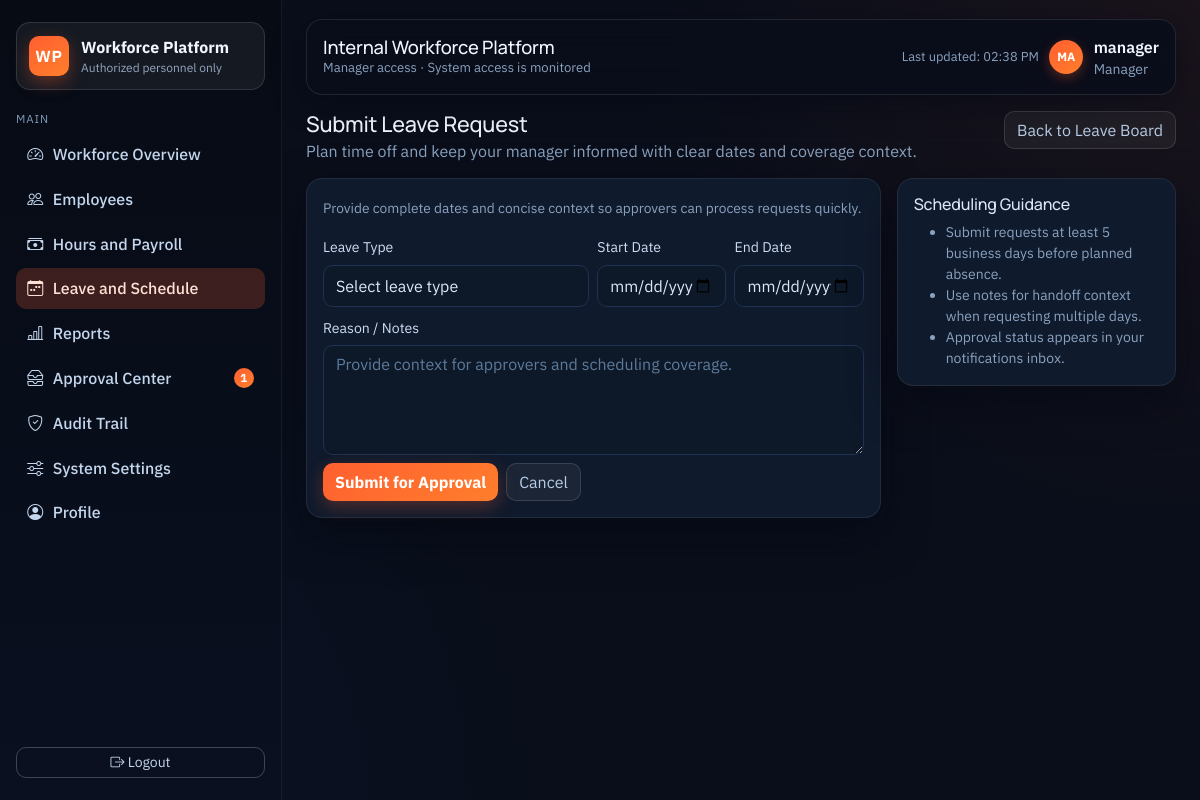
The page /leave/new (signed in) on the database its author committed.
### app/models.py (models this page shows, shortened)
class User(UserMixin, db.Model):
    __tablename__ = "users"
    id = db.Column(db.Integer, primary_key=True)
    username = db.Column(db.String(120), unique=True, nullable=False)
    password_hash = db.Column(db.String(255), nullable=False)
    role = db.Column(db.String(30), nullable=False, default=Role.EMPLOYEE)
    employee_id = db.Column(db.Integer, db.ForeignKey("employees.id"), nullable=True, unique=True)
    created_at = db.Column(db.DateTime, default=datetime.utcnow)
    employee = db.relationship("Employee", back_populates="user", lazy="joined")
    notifications = db.relationship(
        "Notification",
        back_populates="user",
        cascade="all, delete-orphan",
        lazy="select",
    )
    audit_entries = db.relationship(
        "AuditLog",
        back_populates="user",
        cascade="all, delete-orphan",
        lazy="select",
    )
    def has_admin_access(self) -> bool:
        return self.role in Role.ADMIN_LIKE

### app/routes/leaves.py (the view, shortened to what this page needs)
@leave_bp.route("/new", methods=("GET", "POST"))
@login_required
def submit():
    employee = get_current_employee()
    if employee is None:
        flash("Your account is not linked to an employee profile.", "error")
        return redirect(url_for("leave.index"))
    return render_template("leave_form.html", active_page="leave", employee=employee)

### app/models.py (called while the page is built)
    @classmethod
    def label(cls, role: str) -> str:
        mapping = {
            cls.EXECUTIVE: "Executive",
            cls.ADMIN: "Administrator",
            cls.HR: "HR",
            cls.PAYROLL: "Payroll Admin",
            cls.MANAGER: "Manager",
            cls.EMPLOYEE: "Employee",
        }
        if not role:
            return "Unknown"
        return mapping.get(role, role.title())

### app/routes/auth.py (called while the page is built)
@login_manager.user_loader
def load_user(user_id):
    return User.query.get(int(user_id))

### app/utils.py (called while the page is built)
def get_current_employee():
    if current_user.is_authenticated and current_user.employee_id:
        return Employee.query.options(joinedload(Employee.department)).get(current_user.employee_id)
    return None

### app/templates/leave_form.html (shortened to what this page needs)
{% extends "base.html" %}
{% import "_components.html" as ui %}
{% block content %}
{% call ui.page_header('Submit Leave Request', 'Plan time off and keep your manager informed with clear dates and coverage context.') %}
  <a class="btn btn-ghost" href="{{ url_for('leave.index') }}">Back to Leave Board</a>
{% endcall %}
<div class="row g-3">
  <div class="col-lg-8">
    <div class="surface-card">
      <p class="section-note mb-3">Provide complete dates and concise context so approvers can process requests quickly.</p>
      <form method="post" class="row g-2">
        <div class="col-md-6">
          <label class="form-label">Leave Type</label>
          <select name="request_type" class="form-select" required>
            <option value="">Select leave type</option>
          </select>
        </div>
        <div class="col-md-3"><label class="form-label">Start Date</label><input name="start_date" type="date" class="form-control" required /></div>
        <div class="col-md-3"><label class="form-label">End Date</label><input name="end_date" type="date" class="form-control" required /></div>
        <div class="col-12">
          <label class="form-label">Reason / Notes</label>
          <textarea name="reason" rows="4" class="form-control" placeholder="Provide context for approvers and scheduling coverage."></textarea>
        </div>
        <div class="col-12 d-flex gap-2 mt-2">
          <button class="btn btn-primary" type="submit">Submit for Approval</button>
          <a class="btn btn-ghost" href="{{ url_for('leave.index') }}">Cancel</a>
        </div>
      </form>
    </div>
  </div>
  <div class="col-lg-4">
    <div class="surface-card">
      <h3 class="h6">Scheduling Guidance</h3>
      <ul class="small text-muted mb-0">
        <li>Submit requests at least 5 business days before planned absence.</li>
        <li>Use notes for handoff context when requesting multiple days.</li>
        <li>Approval status appears in your notifications inbox.</li>
      </ul>
    </div>
  </div>
</div>
{% endblock %}

### app/templates/base.html (shortened to what this page needs)
<!doctype html>
<html lang="en">
  <head>
    <link href="https://cdn.jsdelivr.net/npm/bootstrap@5.3.2/dist/css/bootstrap.min.css" rel="stylesheet" />
    <link rel="stylesheet" href="https://cdn.jsdelivr.net/npm/bootstrap-icons@1.11.3/font/bootstrap-icons.min.css" />
    <link rel="stylesheet" href="{{ url_for('static', filename='css/site.css') }}" />
  </head>
  <body>
    {% if current_user.is_authenticated %}
      <div class="app-shell">
        <aside class="app-sidebar">
          <div>
            <div class="brand-block">
              <div class="brand-mark">WP</div>
              <div>
                <div class="brand-title">Workforce Platform</div>
                <div class="brand-caption">Authorized personnel only</div>
              </div>
            </div>
            <div class="nav-group-title">Main</div>
            <nav class="nav flex-column nav-enterprise">
              {% if current_user.has_admin_access() %}
                <a class="nav-link {% if active_page == 'dashboard' %}active{% endif %}" href="{{ url_for('employees.dashboard') }}"><i class="bi bi-speedometer2"></i> Workforce Overview</a>
                <a class="nav-link {% if active_page == 'employees' %}active{% endif %}" href="{{ url_for('employees.employee_directory') }}"><i class="bi bi-people"></i> Employees</a>
                <a class="nav-link {% if active_page == 'payroll' %}active{% endif %}" href="{{ url_for('employees.payroll') }}"><i class="bi bi-cash-stack"></i> Hours and Payroll</a>
                <a class="nav-link {% if active_page == 'leave' %}active{% endif %}" href="{{ url_for('leave.index') }}"><i class="bi bi-calendar-week"></i> Leave and Schedule</a>
                <a class="nav-link {% if active_page == 'reports' %}active{% endif %}" href="{{ url_for('reports.index') }}"><i class="bi bi-bar-chart-line"></i> Reports</a>
                <a class="nav-link {% if active_page == 'notifications' %}active{% endif %}" href="{{ url_for('notifications.index') }}"><i class="bi bi-inboxes"></i> Approval Center {% if unread_notification_count > 0 %}<span class="pill-count">{{ unread_notification_count }}</span>{% endif %}</a>
                <a class="nav-link {% if active_page == 'audit' %}active{% endif %}" href="{{ url_for('audit.index') }}"><i class="bi bi-shield-check"></i> Audit Trail</a>
                <a class="nav-link {% if active_page == 'settings' %}active{% endif %}" href="{{ url_for('employees.settings') }}"><i class="bi bi-sliders"></i> System Settings</a>
              {% endif %}
              <a class="nav-link {% if active_page == 'profile' %}active{% endif %}" href="{{ url_for('employees.profile') }}"><i class="bi bi-person-circle"></i> Profile</a>
            </nav>
          </div>
          <a class="btn btn-outline-light btn-sm" href="{{ url_for('auth.logout') }}"><i class="bi bi-box-arrow-right"></i> Logout</a>
        </aside>
        <main class="app-main">
          <header class="app-topbar">
            <div>
              <h1 class="topbar-title">{{ page_title or 'Internal Workforce Platform' }}</h1>
              <div class="topbar-caption">{{ role_label(current_user.role) }} access · System access is monitored</div>
            </div>
            <div class="topbar-user">
              <div class="text-end">
                <div class="muted-meta">Last updated: <span id="lastUpdatedLabel">just now</span></div>
              </div>
              <div class="avatar-chip">{{ current_user.username[:2]|upper }}</div>
              <div>
                <div class="fw-semibold" style="color:#f0f5ff">{{ current_user.username }}</div>
                <div class="small text-muted">{{ role_label(current_user.role) }}</div>
              </div>
            </div>
          </header>
          <section class="app-content">
    {% endif %}
    {% block content %}{% endblock %}
    {% if current_user.is_authenticated %}
          </section>
        </main>
      </div>
    {% else %}
      </main>
    {% endif %}
  </body>
</html>

### rows shown on the page
User: role "Manager", username "MA", username "manager"

### other values the page prints
{{ unread_notification_count }} "1"
{{ page_title or 'Internal Workforce Platform' }} "Internal Workforce Platform"
{{ title }} "Submit Leave Request"
{{ subtitle }} "Plan time off and keep your manager informed with clear dates and coverage context."
